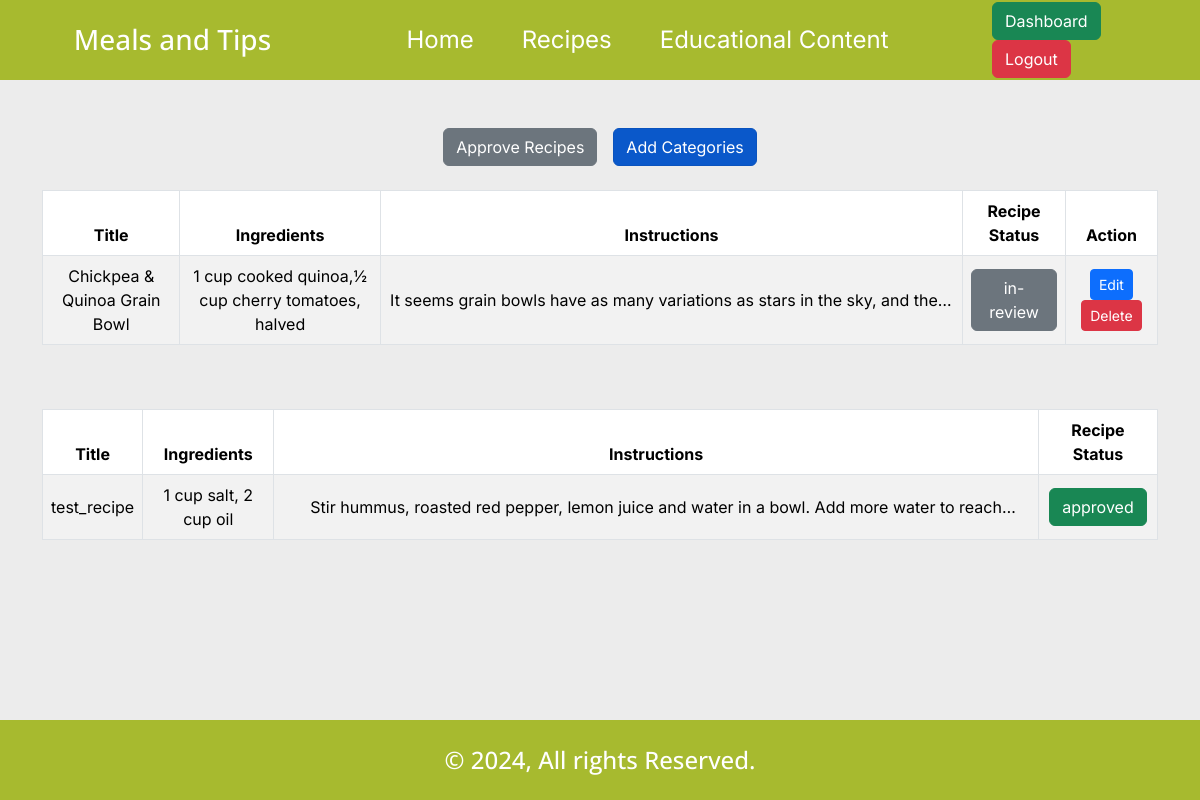
Page /adminDashboard.php (signed in) on the committed database.
### tables this page shows
CREATE TABLE `recipes` (
  `id` int(11) NOT NULL,
  `recipe_title` varchar(255) NOT NULL,
  `ingredients` text NOT NULL,
  `instructions` text NOT NULL,
  `nutritionist_id` int(11) NOT NULL,
  `cat_id` int(11) NOT NULL,
  `recipe_status` enum('0','1') NOT NULL DEFAULT '0'
);

### core/functions.php (called while the page is built, shortened)
<?php
require_once 'database.php';
function isLoggedin()
{
    return isset($_SESSION['user']) ? true : false;
}

### core/database.php (called while the page is built, shortened)
<?php
include_once 'functions.php';
if (isset($_SESSION['user'])) {
    $userID = $_SESSION['user'];
    $getUserQ = $db->query("SELECT * FROM `users` WHERE `id`='$userID'");
    $userData = mysqli_fetch_object($getUserQ);
    $userRole = $userData->role;
}

### adminDashboard.php (the view, shortened to what this page needs)
<?php
require_once 'core/database.php';
?>
<!DOCTYPE html>
<html lang="en">
<head>
    <?php include 'includes/external_css.php'; ?>
    <link rel="stylesheet" href="css/style.min.css">
</head>
<body>
    <?php include_once 'includes/header.php'; ?>
    <div class="container mx-auto mt-5">
        <div class="row">
            <div class="tab-buttons col-12 d-flex gap-3 justify-content-center">
                <a href="#!" class="btn btn-secondary">Approve Recipes</a>
                <a href="#!" class="btn btn-primary active">Add Categories</a>
            </div>
        </div>
        <div class="row content-wrapper">
            <div class="col-12 mx-auto mt-4">
                <div class="row">
                    <div class="col-12 mb-5">
                        <?php
                        $getRecipe_Q = $db->query("CALL `get_recipes_list`()");
                        if (mysqli_num_rows($getRecipe_Q) > 0):
                        ?>
                            <table id="example" class="align-middle text-center table table-striped table-bordered">
                                <thead>
                                    <tr>
                                        <th>Title</th>
                                        <th>Ingredients</th>
                                        <th>Instructions</th>
                                        <th>Recipe Status</th>
                                        <th>Action</th>
                                    </tr>
                                </thead>
                                <tbody>
                                    <?php while ($recipe_list = mysqli_fetch_object($getRecipe_Q)): ?>
                                        <tr>
                                            <td><?= $recipe_list->recipe_title ?></td>
                                            <td><?= $recipe_list->ingredients ?></td>
                                            <td><span title="<?= $recipe_list->instructions ?>" class="line-clamp-1"><?= $recipe_list->instructions ?></span></td>
                                            <td>
                                                <?php if ($recipe_list->recipe_status == '0'): ?>
                                                    <span class="btn btn-secondary">in-review</span>
                                                <?php else: ?>
                                                    <span class="btn btn-success">approved</span>
                                                <?php endif; ?>
                                            </td>
                                            <td>
                                                <a href="#!" data-id="<?= $recipe_list->recipe_id ?>" class="btn btn-sm btn-primary btn-update" data-bs-toggle="modal" data-bs-target="#exampleModal">Edit</a>
                                                <a href="#!" data-id="<?= $recipe_list->recipe_id ?>" class="btn btn-sm btn-danger btn-del">Delete</a>
                                            </td>
                                        </tr>
                                    <?php endwhile; ?>
                                </tbody>
                            </table>
                        <?php else: ?>
                            <h3 class="text-center alert alert-secondary">No Data Available.</h3>
                        <?php endif;
                        $db->next_result(); ?>
                    </div>
                    <div class="col-12">
                        <?php
                        $getRecipe1_Q = $db->query("CALL `get_recipes_list_approved`()");
                        if (mysqli_num_rows($getRecipe1_Q) > 0):
                        ?>
                            <table id="example1" class="align-middle text-center table table-striped table-bordered">
                                <thead>
                                    <tr>
                                        <th>Title</th>
                                        <th>Ingredients</th>
                                        <th>Instructions</th>
                                        <th>Recipe Status</th>
                                    </tr>
                                </thead>
                                <tbody>
                                    <?php while ($recipe_list_ = mysqli_fetch_object($getRecipe1_Q)): ?>
                                        <tr>
                                            <td><?= $recipe_list_->recipe_title ?></td>
                                            <td><?= $recipe_list_->ingredients ?></td>
                                            <td><span title="<?= $recipe_list_->instructions ?>" class="line-clamp-1"><?= $recipe_list_->instructions ?></span></td>
                                            <td>
                                                <?php if ($recipe_list_->recipe_status == '0'): ?>
                                                    <span class="btn btn-secondary">in-review</span>
                                                <?php else: ?>
                                                    <span class="btn btn-success">approved</span>
                                                <?php endif; ?>
                                            </td>
                                        </tr>
                                    <?php endwhile; ?>
                                </tbody>
                            </table>
                        <?php else: ?>
                        <?php endif;
                        $db->next_result(); ?>
                    </div>
                </div>
            </div>
        </div>
    </div>
    <div class="toast-container position-fixed bottom-0 end-0 p-3">
    </div>
    <?php include_once 'includes/footer.php'; ?>
</body>
</html>

### includes/external_css.php (shortened to what this page needs)
<link href="https://cdn.jsdelivr.net/npm/bootstrap@5.3.3/dist/css/bootstrap.min.css" rel="stylesheet">
<link rel="stylesheet" href="https://cdn.datatables.net/2.1.8/css/dataTables.bootstrap5.css">
<link rel="stylesheet" href="https://cdn.datatables.net/responsive/3.0.3/css/responsive.bootstrap5.css">

### includes/header.php
<header>
    <div class="container mx-auto">
        <div class="row">
            <div class="col-3 d-flex align-items-center justify-content-center">
                <div class="logo">
                    <a href="./" class="text-decoration-none">
                        <h3 class="text-white mb-0"><?= TITLE ?></h3>
                    </a>
                </div>
            </div>
            <div class="col-7 d-flex align-items-center justify-content-center">
                <ul class="nav d-flex gap-5">
                    <li>
                        <a class="fs-4" href="./">Home</a>
                    </li>
                    <li>
                        <a class="fs-4" href="#!">Recipes</a>
                    </li>
                    <li>
                        <a class="fs-4" href="#!">Educational Content</a>
                    </li>
                </ul>
            </div>
            <div class="col-2 d-flex align-items-center justify-content-center">
                <div class="nav-buttons">
                    <?php if (isLoggedin()): ?>
                        <?php if ($userRole == 'admin'): ?>
                            <a href="./adminDashboard.php" class="btn btn-success">Dashboard</a>
                        <?php elseif ($userRole == 'nutritionist'): ?>
                            <a href="./nutritionistDashboard.php" class="btn btn-success">Dashboard</a>
                        <?php endif; ?>
                        <a href="logout.php" class="btn btn-danger">Logout</a>
                    <?php else: ?>
                        <a href="login.php" class="btn btn-primary">Login</a>
                    <?php endif; ?>
                </div>
            </div>
        </div>
    </div>
</header>

### includes/footer.php
<footer>
    <h4 class="text-white text-center mb-0">&copy; <?= date('Y') ?>, All rights Reserved.</h4>
</footer>

### rows in the picture
recipes: recipe_title "Chickpea & Quinoa Grain Bowl", ingredients "1 cup cooked quinoa,½ cup cherry tomatoes, halved", instructions "It seems grain bowls have as many variations as stars in the sky, and…", recipe_status "in-review"
recipes: recipe_title "test_recipe", ingredients "1 cup salt, 2 cup oil", instructions "Stir hummus, roasted red pepper, lemon juice and water in a bowl. Add more water to…", recipe_status "approved"

### other values in the picture
TITLE "Meals and Tips"
